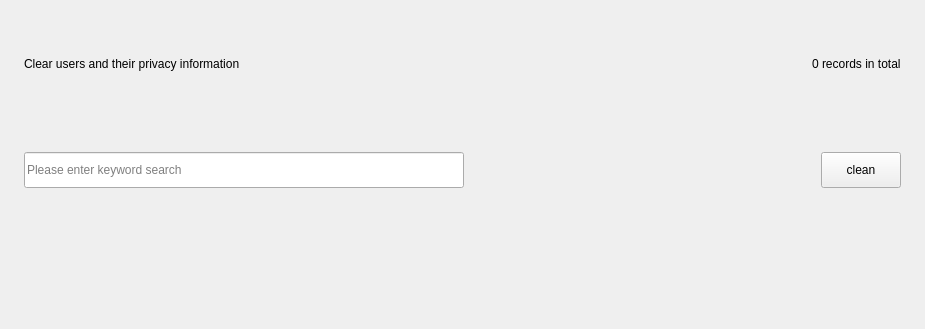
<?xml version="1.0" encoding="UTF-8"?>
<ui version="4.0">
 <class>PrivacyCleanupPage</class>
 <widget class="QWidget" name="PrivacyCleanupPage">
  <property name="geometry">
   <rect>
    <x>0</x>
    <y>0</y>
    <width>925</width>
    <height>329</height>
   </rect>
  </property>
  <property name="windowTitle">
   <string>Form</string>
  </property>
  <layout class="QVBoxLayout" name="verticalLayout">
   <property name="spacing">
    <number>10</number>
   </property>
   <property name="leftMargin">
    <number>24</number>
   </property>
   <property name="topMargin">
    <number>16</number>
   </property>
   <property name="rightMargin">
    <number>0</number>
   </property>
   <property name="bottomMargin">
    <number>4</number>
   </property>
   <item>
    <layout class="QHBoxLayout" name="horizontalLayout">
     <property name="rightMargin">
      <number>24</number>
     </property>
     <item>
      <widget class="QLabel" name="label">
       <property name="minimumSize">
        <size>
         <width>420</width>
         <height>0</height>
        </size>
       </property>
       <property name="text">
        <string>Clear users and their privacy information</string>
       </property>
      </widget>
     </item>
     <item>
      <spacer name="horizontalSpacer">
       <property name="orientation">
        <enum>Qt::Horizontal</enum>
       </property>
       <property name="sizeHint" stdset="0">
        <size>
         <width>40</width>
         <height>20</height>
        </size>
       </property>
      </spacer>
     </item>
     <item>
      <widget class="QLabel" name="m_tips">
       <property name="text">
        <string>0 records in total</string>
       </property>
      </widget>
     </item>
    </layout>
   </item>
   <item>
    <widget class="QWidget" name="m_controlLine" native="true">
     <layout class="QHBoxLayout" name="horizontalLayout_3">
      <property name="spacing">
       <number>10</number>
      </property>
      <property name="leftMargin">
       <number>0</number>
      </property>
      <property name="topMargin">
       <number>0</number>
      </property>
      <property name="rightMargin">
       <number>24</number>
      </property>
      <property name="bottomMargin">
       <number>0</number>
      </property>
      <item>
       <widget class="QLineEdit" name="m_search">
        <property name="sizePolicy">
         <sizepolicy hsizetype="Fixed" vsizetype="Fixed">
          <horstretch>0</horstretch>
          <verstretch>0</verstretch>
         </sizepolicy>
        </property>
        <property name="minimumSize">
         <size>
          <width>440</width>
          <height>36</height>
         </size>
        </property>
        <property name="maximumSize">
         <size>
          <width>440</width>
          <height>36</height>
         </size>
        </property>
        <property name="placeholderText">
         <string>Please enter keyword search</string>
        </property>
       </widget>
      </item>
      <item>
       <spacer name="spacer_2">
        <property name="orientation">
         <enum>Qt::Horizontal</enum>
        </property>
        <property name="sizeHint" stdset="0">
         <size>
          <width>40</width>
          <height>20</height>
         </size>
        </property>
       </spacer>
      </item>
      <item>
       <widget class="QPushButton" name="m_clean">
        <property name="sizePolicy">
         <sizepolicy hsizetype="Fixed" vsizetype="Fixed">
          <horstretch>0</horstretch>
          <verstretch>0</verstretch>
         </sizepolicy>
        </property>
        <property name="minimumSize">
         <size>
          <width>72</width>
          <height>36</height>
         </size>
        </property>
        <property name="text">
         <string>clean</string>
        </property>
       </widget>
      </item>
     </layout>
    </widget>
   </item>
   <item>
    <widget class="KS::ToolBox::PrivacyCleanupTable" name="m_table" native="true"/>
   </item>
  </layout>
 </widget>
 <customwidgets>
  <customwidget>
   <class>KS::ToolBox::PrivacyCleanupTable</class>
   <extends>QWidget</extends>
   <header>plugins/ui/tool-box/privacy-cleanup/privacy-cleanup-table.h</header>
   <container>1</container>
  </customwidget>
 </customwidgets>
 <resources/>
 <connections/>
</ui>
